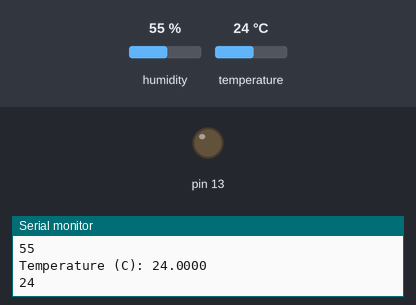
Bench run of a sketch on a simulated Arduino Uno, built with avr-gcc and run on an emulated ATmega328P. Shown: output pins drawn as LEDs (lit = HIGH), the last lines printed to the serial monitor. The inputs (shaded band) are chosen by the test bench; at power-on: temperature 24 °C, humidity 55 %.

Above: at 2.8 s.
2.9 s: temperature set to 28 °C
At 5.1 s:
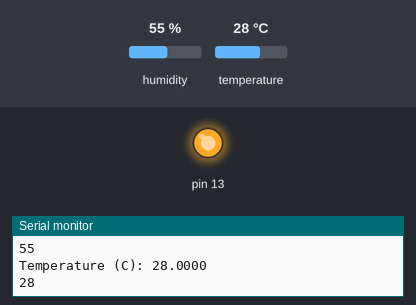
5.6 s: temperature set to 12 °C
At 7.5 s:
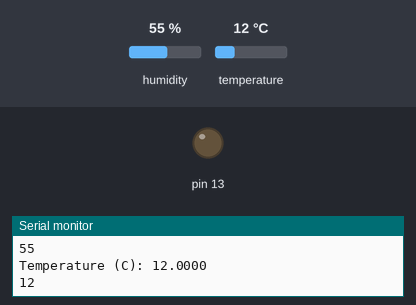
8.3 s: temperature set to 33 °C
At 11.2 s:
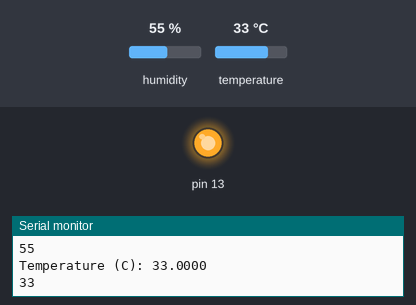
Timing chart, 0 to 12.7 s (numbered marks = the images above; inputs shaded):
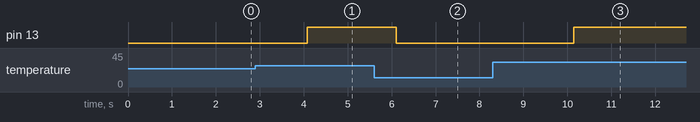

The sketch:

Senzor_temperatura.ino
```cpp
#include <dht11.h>
#define DHT11PIN 4

dht11 DHT11;

void setup()
{
  Serial.begin(9600);
 pinMode(13, OUTPUT);
}

void loop()
{
  Serial.println();

  int chk = DHT11.read(DHT11PIN);

  Serial.print("Humidity (%): ");
  Serial.println((float)DHT11.humidity, 4);
  Serial.println(DHT11.humidity);
  Serial.print("Temperature (C): ");
  Serial.println((float)DHT11.temperature, 4);
  int var = DHT11.temperature;
  Serial.println(var);
  if(var>26){
    //ventilator ON
     digitalWrite(13, HIGH);
  }else{
    //ventilator OFF
    digitalWrite(13, LOW);
  }

  delay(2000);

}
```

Measured:
- the behaviour switches between 26 and 27 °C on temperature (found by bisection; images 0 and 1)
- after the input at 2.9 s, pin 13: LOW → HIGH after 1.2 s
- after the input at 5.6 s, pin 13: HIGH → LOW after 0.50 s
- after the input at 8.3 s, pin 13: LOW → HIGH after 1.9 s
